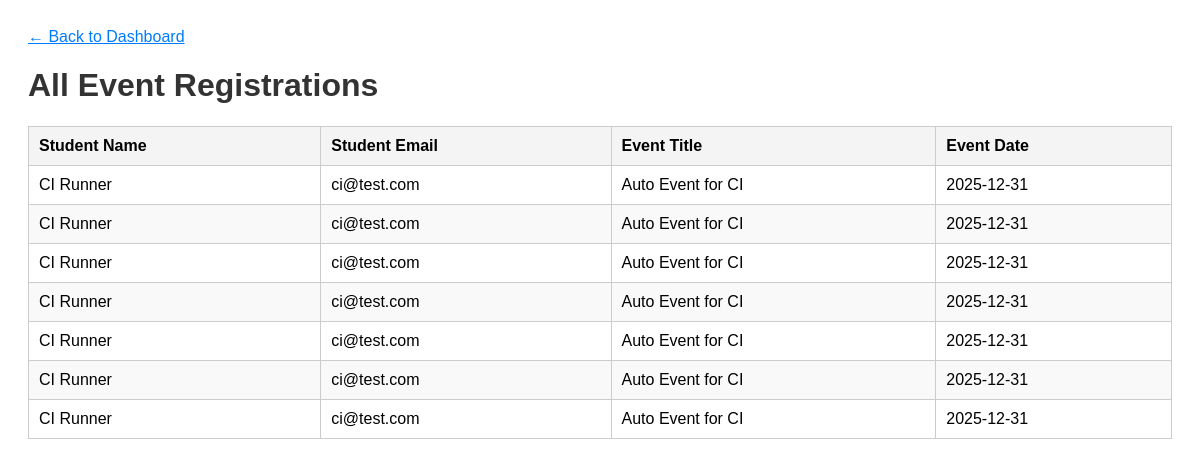
The app's page /admin/registrations, older data.
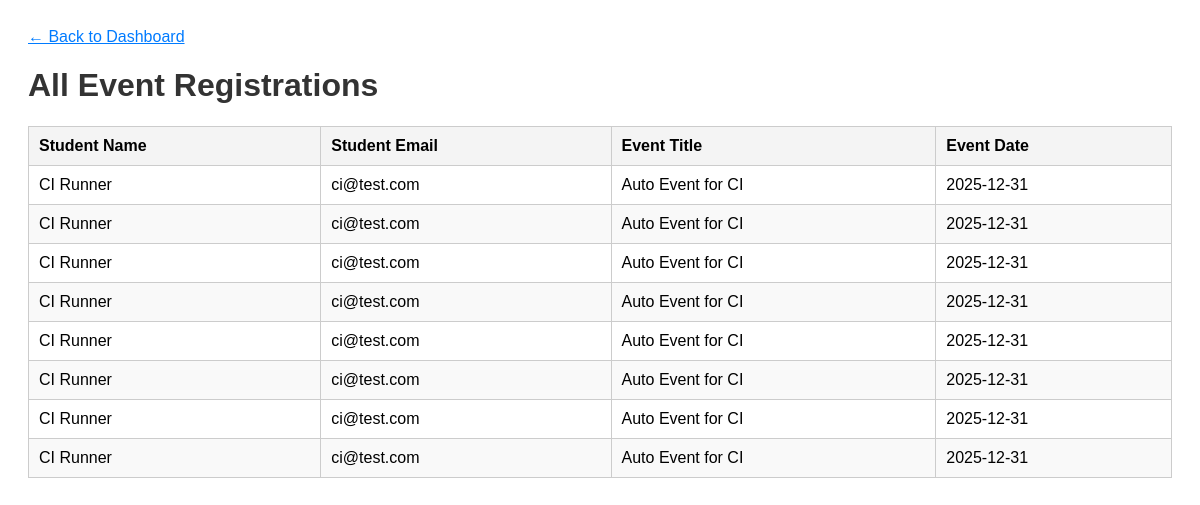
The same page, newer data.
### app.py (models this page shows)
class Registration(db.Model):
    id = db.Column(db.Integer, primary_key=True)
    student_name = db.Column(db.String(100), nullable=False)
    student_email = db.Column(db.String(100), nullable=False)
    event_id = db.Column(db.Integer, db.ForeignKey('event.id'), nullable=False)

class Event(db.Model):
    id = db.Column(db.Integer, primary_key=True)
    title = db.Column(db.String(100), nullable=False)
    description = db.Column(db.String(300), nullable=True)
    event_date = db.Column(db.String(20), nullable=False)
    registrations = db.relationship('Registration', backref='event', lazy=True)

### app.py (the view)
    @app.route('/admin/registrations')
    def admin_registrations():
        all_registrations = Registration.query.join(Event).order_by(Event.event_date).all()
        return render_template('admin_registrations.html', registrations=all_registrations)

### templates/admin_registrations.html (shortened to what this page needs)
<!DOCTYPE html>
<html lang="en">
<head>
</head>
<body>
    <a href="{{ url_for('admin_dashboard') }}">&larr; Back to Dashboard</a>
    <h1>All Event Registrations</h1>
    <table>
        <thead>
            <tr>
                <th>Student Name</th>
                <th>Student Email</th>
                <th>Event Title</th>
                <th>Event Date</th>
            </tr>
        </thead>
        <tbody>
            {% if registrations %}
                {% for reg in registrations %}
                    <tr>
                        <td>{{ reg.student_name }}</td>
                        <td>{{ reg.student_email }}</td>
                        <td>{{ reg.event.title }}</td>
                        <td>{{ reg.event.event_date }}</td>
                    </tr>
                {% endfor %}
            {% else %}
                <tr>
                    <td colspan="4" style="text-align: center;">No registrations found.</td>
                </tr>
            {% endif %}
        </tbody>
    </table>
</body>
</html>

Row changes from the older to the newer data that the page shows:
added Registration: student_name "CI Runner", student_email "ci@test.com", event "Auto Event for CI", event.event_date "2025-12-31"
